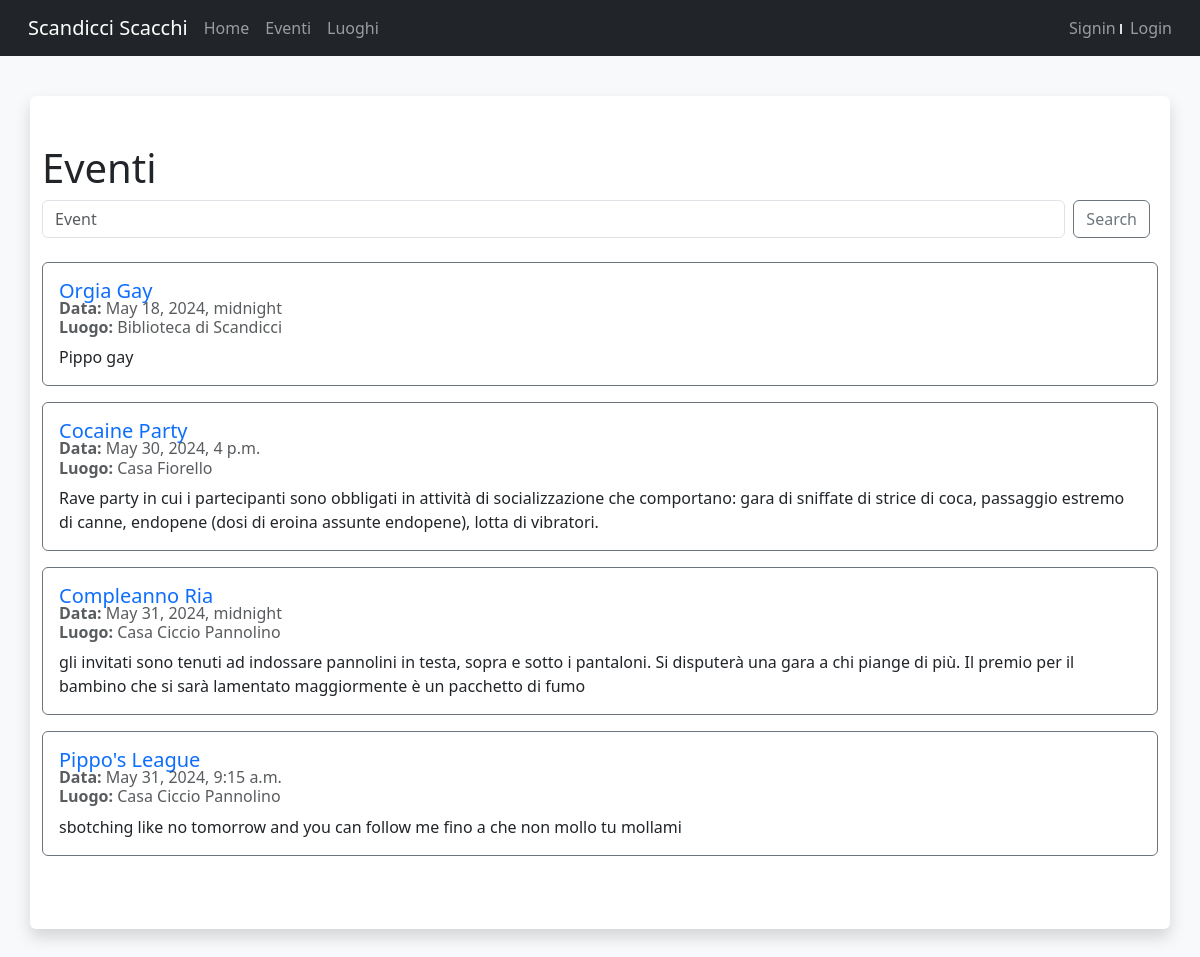
The page /events on the database as committed earlier.
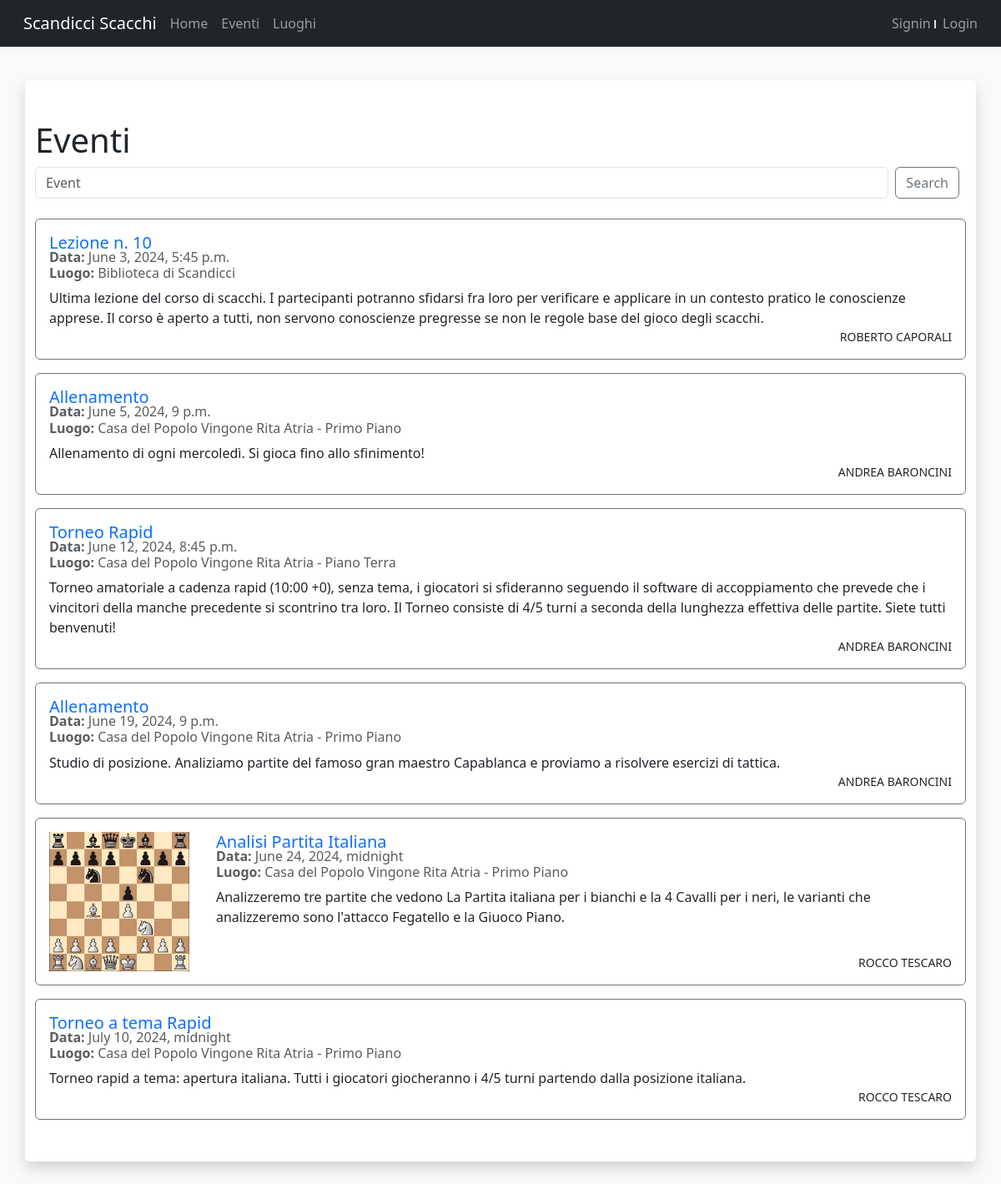
The same page on the database as committed later.
### pages/models.py (models this page shows, shortened)
class Event(models.Model):
    name = models.CharField(max_length=127)
    date = models.DateTimeField()
    venue = models.ForeignKey(Venue, blank=True, null=True, on_delete=models.CASCADE)
    manager = models.ForeignKey(User, blank=True, null=True, on_delete=models.SET_NULL)
    description = models.TextField(blank=True)
    attendees = models.ManyToManyField(User, related_name='attendees', blank=True)
    image = models.ImageField(upload_to='images/', blank=True, null=True)

class Venue(models.Model):
    name = models.CharField(max_length=127)
    address = models.CharField(max_length=255)
    phone = models.CharField(max_length=12, blank=True)
    web = models.URLField(blank=True)
    email = models.EmailField(blank=True)

### pages/views.py (the view)
# urls.py: path('events', views.eventsView, name='events'),
def eventsView(request):
    events = models.Event.objects.all()
    events = events.order_by('date')
    return render(request,
                  'events.html',
                  {
                      'events': events,
                  })

### events_webapp/user_context.py (called while the page is built)
def usernameContext(request):
  user = request.user
  if not isinstance(user, AnonymousUser):
    username = user.username
  else:
    username = None
  return {'username': username}

### pages/templates/events.html (shortened to what this page needs)
{% extends "base.html" %}
{% block content %}
    <h1>Eventi</h1>
    <form class="form-inline d-flex flex-row mb-3" method=POST action="{% url 'search_event' %}">
        <input class="form-control me-2" type="search" placeholder="Event" aria-label="Search" name="searched_event">
        <button class="btn btn-outline-secondary my-2 me-2 my-sm-0" type="submit">Search</button>
    </form>
    <div class="mt-4">
        {% for event in events %}
        <div class="card mb-3 border border-secondary rounded">
            <div class="d-flex">
                {% if event.image %}
                <img class="p-3" width="200" src="{{ event.image.url }}" alt="Card image cap">
                {% endif %}
                <div class="card-body d-flex flex-column flex-shrink-1">
                    <div class="d-flex flex-column h-100">
                        <div class="d-flex flex-row">
                            <h5 class="d-flex card-title w-75 m-0"> <a href="{%url 'event' event.id %}" class="text-decoration-none">{{ event.name }}</a> </h5>
                        </div>
                        <h6 class="card-subtitle mb-2 text-muted">
                            <strong>Data:</strong> {{ event.date }} </br>
                            <strong>Luogo:</strong> {{ event.venue.name }}
                        </h6>
                        <p class="card-text"> {{ event.description }} </p>
                    </div>
                    <p class="card-text d-flex flex-shrink-1"><small class="text-uppercase w-100 text-end"> {{ event.manager.first_name }} {{ event.manager.last_name }} </small></p>
                </div>
            </div>
        </div>
        {% endfor %}
    </div>
{% endblock %}

### pages/templates/base.html (shortened to what this page needs)
<!DOCTYPE html>
<html>
    <head>
        <link href="https://cdn.jsdelivr.net/npm/bootstrap@5.3.3/dist/css/bootstrap.min.css" rel="stylesheet">
        <link rel="stylesheet" href="https://code.jquery.com/ui/1.13.3/themes/base/jquery-ui.css">
    </head>
    <body class="bg-light py-5 overflow-hidden">
       {% include 'navbar.html' %}
        <div class="shadow rounded container bg-body my-5 py-5 overflow-y-scroll" style="height: 82vh;">
            {% block content %}
            {% endblock %}
        </div>
    </body>

### pages/templates/navbar.html (shortened to what this page needs)
<div class="w-100 position-fixed z-2 m-0 top-0" style="max-height: 5vh;">
    <nav class="navbar navbar-dark bg-dark">
        <div class="container-fluid justify-content-start flex-shrink-0">
            <a class="navbar-brand mx-3" href="{% url 'home' %}"> Scandicci Scacchi </a>
            <ul class="navbar-nav d-flex flex-row">
                <li class="nav-item me-3">
                    <a class="nav-link" href="{% url 'home' %}"> Home </a>
                </li>
                {% if user.is_authenticated %}
                <li class="nav-item dropdown me-3">
                    <a class="nav-link dropdown-toggle" style="color:rgba(255, 255, 255, 0.55);" href="#" id="navbarDropdown" role="button" data-bs-toggle="dropdown" aria-expanded="false">
                        Eventi
                    </a>
                    <ul class="dropdown-menu bg-dark position-absolute">
                        <li><a class="dropdown-item" href="{% url 'events' %}">Tutti gli Eventi</a></li>
                            <li><a class="dropdown-item" href="{% url 'managed_events' %}">Eventi Gestiti</a></li>
                            <li><a class="dropdown-item" href="{% url 'attended_events' %}">Eventi a cui partecipo</a></li>
                        </ul>
                </li>
                {% else %}
                <li class="nav-item me-3">
                    <a class="nav-link" href="{% url 'events' %}"> Eventi </a>
                </li>
                {% endif %}
                <li class="nav-item me-3">
                    <a class="nav-link" href="{% url 'venues' %}"> Luoghi </a>
                </li>
            </ul>
            <div class="ms-auto me-3">
                {% if user.is_authenticated %}
                    <a style="color: rgba(255, 255, 255, 0.55);">{{ username }}</a>
                    <span class="d-inline-block bg-light py-1 border me-1"></span>
                    <a class="text-decoration-none" href="{% url 'logout' %}" style="color: rgba(255, 255, 255, 0.55);"> Logout </a>
                {% else %}
                    <a class="text-decoration-none" href="{% url 'signin' %}" style="color: rgba(255, 255, 255, 0.55);"> Signin </a>
                    <span class="d-inline-block bg-light py-1 border me-1"></span>
                    <a class="text-decoration-none" href="{% url 'login' %}" style="color: rgba(255, 255, 255, 0.55);"> Login </a>
                {% endif %}
            </div>
        </div>
    </nav>
</div>

### pages/templates/base.html (style rules this page uses)
html, body { min-height: 100vh; min-width: 100vw; }

Rows that differ between the two databases and show on the page:
removed Event: name "Orgia Gay", date "May 18, 2024, midnight", venue.name "Biblioteca di Scandicci", description "Pippo gay"
removed Event: name "Cocaine Party", date "May 30, 2024, 4 p.m.", venue.name "Casa Fiorello", description "Rave party in cui i partecipanti sono obbligati in attività di socializzazione che comportano: gara di sniffate di strice di coca, passaggio estremo di canne, endopene (dosi di eroina assunte endopene), lotta di vibratori."
removed Event: name "Compleanno Ria", date "May 31, 2024, midnight", venue.name "Casa Ciccio Pannolino", description "gli invitati sono tenuti ad indossare pannolini in testa, sopra e sotto i pantaloni. Si disputerà una gara a chi piange di più. Il premio per il bambino che si sarà lamentato maggiormente è un pacchetto di fumo"
removed Event: name "Pippo's League", date "May 31, 2024, 9:15 a.m.", venue.name "Casa Ciccio Pannolino", description "sbotching like no tomorrow and you can follow me fino a che non mollo tu mollami"
added Event: name "Lezione n. 10", date "June 3, 2024, 5:45 p.m.", venue.name "Biblioteca di Scandicci", description "Ultima lezione del corso di scacchi. I partecipanti potranno sfidarsi fra loro per verificare e applicare in un contesto pratico le conoscienze apprese. Il corso è aperto a tutti, non servono conoscienze pregresse se non le regole base del gioco degli scacchi.", manager.first_name "ROBERTO", manager.last_name "CAPORALI"
added Event: name "Allenamento", date "June 5, 2024, 9 p.m.", venue.name "Casa del Popolo Vingone Rita Atria - Primo Piano", description "Allenamento di ogni mercoledì. Si gioca fino allo sfinimento!", manager.first_name "ANDREA", manager.last_name "BARONCINI"
added Event: name "Torneo Rapid", date "June 12, 2024, 8:45 p.m.", venue.name "Casa del Popolo Vingone Rita Atria - Piano Terra", description "Torneo amatoriale a cadenza rapid (10:00 +0), senza tema, i giocatori si sfideranno seguendo il software di accoppiamento che prevede che i vincitori della manche precedente si scontrino tra loro. Il Torneo consiste di 4/5 turni a seconda della lunghezza effettiva delle partite. Siete tutti benvenuti!", manager.first_name "ANDREA", manager.last_name "BARONCINI"
added Event: name "Allenamento", date "June 19, 2024, 9 p.m.", venue.name "Casa del Popolo Vingone Rita Atria - Primo Piano", description "Studio di posizione. Analiziamo partite del famoso gran maestro Capablanca e proviamo a risolvere esercizi di tattica.", manager.first_name "ANDREA", manager.last_name "BARONCINI"
added Event: image (picture), name "Analisi Partita Italiana", date "June 24, 2024, midnight", venue.name "Casa del Popolo Vingone Rita Atria - Primo Piano", description "Analizzeremo tre partite che vedono La Partita italiana per i bianchi e la 4 Cavalli per i neri, le varianti che analizzeremo sono l'attacco Fegatello e la Giuoco Piano.", manager.first_name "ROCCO", manager.last_name "TESCARO"
added Event: name "Torneo a tema Rapid", date "July 10, 2024, midnight", venue.name "Casa del Popolo Vingone Rita Atria - Primo Piano", description "Torneo rapid a tema: apertura italiana. Tutti i giocatori giocheranno i 4/5 turni partendo dalla posizione italiana.", manager.first_name "ROCCO", manager.last_name "TESCARO"
